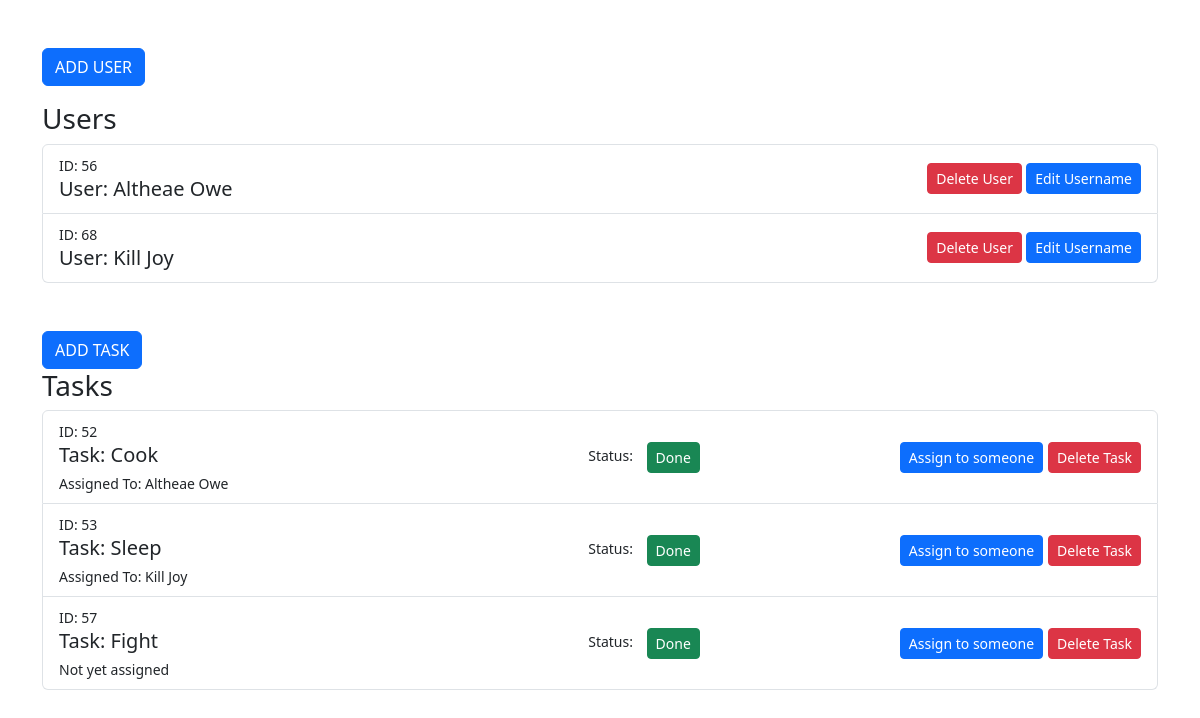
The page / on the database its author committed.
### tables this page shows
CREATE TABLE `users` (
  `userId` int(11) NOT NULL,
  `name` varchar(255) NOT NULL
);

CREATE TABLE `tasks` (
  `taskId` int(11) NOT NULL,
  `taskName` varchar(255) NOT NULL,
  `is_done` tinyint(1) DEFAULT 0,
  `userId` int(11) DEFAULT NULL
);

### Controller.php (called while the page is built, shortened)
<?php
class Database
{
    private $host = 'localhost';
    private $user = 'root';
    private $pass = '';
    private $name = 'tms';
    private $conn;
    public function __construct()
    {
        $this->conn = new mysqli($this->host, $this->user, $this->pass, $this->name);
    }
    public function establishConnection()
    {
        return $this->conn;
    }
}
class TaskManager
{
    private $db;
    public function __construct()
    {
        $this->db = new Database();
    }
public function getUsers()
    {
        $conn = $this->db->establishConnection();
        $userQuery = $conn->query("SELECT * FROM users");
        $users = [];
        while ($row = $userQuery->fetch_assoc()) {
            $users[] = $row;
        }
        return $users;
    }
    public function getTasks()
    {
        $conn = $this->db->establishConnection();
        $taskQuery = $conn->query("select * from tasks");
        $tasks = [];
        while ($row = $taskQuery->fetch_assoc()) {
            $tasks[] = $row;
        }
        return $tasks;
    }
public function getTaskUser($userId) {
    $conn = $this->db->establishConnection();
    $query = $conn->prepare("SELECT * FROM users WHERE userId = ?");
    $query->bind_param("i", $userId);
    $query->execute();
    $result = $query->get_result();
    $user = $result->fetch_assoc();
    return $user;
}
}
?>

### index.php (the view, shortened to what this page needs)
    <?php
    require_once('Controller.php');
    $taskManager = new TaskManager();
    $users = $taskManager->getUsers();
    $tasks = $taskManager->getTasks();
    ?>
<!DOCTYPE html>
<html lang="en">
<head>
    <link href="https://cdn.jsdelivr.net/npm/bootstrap@5.3.0/dist/css/bootstrap.min.css" rel="stylesheet">
</head>
<body>
<div class="container mt-5">
    <button type="button" class="btn btn-primary" data-bs-toggle="modal" data-bs-target="#addUserModal">ADD USER</button>
<h3>Users</h3>
<ul class="list-group">
    <?php foreach ($users as $user) : ?>
        <li class="list-group-item d-flex justify-content-between align-items-center">
            <div class="col">
                <small>ID: <?php echo $user['userId'] ?></small>
                <h5 class="mb-1">User: <?php echo $user['name']; ?></h5>
            </div>
            <form method="post">
                <button type="button" class="btn btn-danger btn-sm" onclick="confirmDeleteUser(<?php echo $user['userId']; ?>)">Delete User</button>
                <button type="button" class="btn btn-primary btn-sm" data-bs-toggle="modal" data-bs-target="#editUserModal<?php echo $user['userId']; ?>">Edit Username</button>
            </form>
        </li>
    <?php endforeach; ?>
</ul>
</div>
        <div class="container mt-5">
        <button type="button" class="btn btn-primary" data-bs-toggle="modal" data-bs-target="#addTaskModal">ADD TASK </button>
<h3>Tasks</h3>
<ul class="list-group">
    <?php foreach ($tasks as $task) : ?>
        <li class="list-group-item d-flex justify-content-between align-items-center">
            <div class="col">
                <small>ID: <?php echo $task['taskId'] ?></small>
                <h5 class="mb-1">Task: <?php echo $task['taskName']; ?></h5>
                <?php if ($task['userId'] == NULL) : ?>
                    <small>Not yet assigned</small>
                <?php else : ?>
                    <?php $user = $taskManager->getTaskUser($task['userId']); ?>
                    <small>Assigned To: <?php echo $user['name']; ?></small>
                <?php endif; ?>
            </div>
             <form method="post">
                <small style="margin-right: 10px;">Status:  </small>
                <button type="submit" class="btn <?php echo $task['is_done'] ? 'btn-success' : 'btn-danger'; ?> btn-sm" name="markDone" style="margin-right: 200px;">
                    <?php echo $task['is_done'] ? 'Done' : 'Pending'; ?>
                </button>
            </form>
            <form method="post">
                <button type="button" class="btn btn-primary btn-sm" style="margin-right: 5px;" data-bs-toggle="modal" data-bs-target="#editTaskDetailsModal_<?php echo $task['taskId']; ?>">Assign to someone</button>
            </form>
            <form method="post">
            <button type="button" class="btn btn-danger btn-sm" onclick="confirmDelete(<?php echo $task['taskId']; ?>)">Delete Task</button>
                        </form>
                    </li>
                <?php endforeach; ?>
            </ul>
</body>
</html>

### rows shown on the page
users: userId "56", name "Altheae Owe"
users: userId "68", name "Kill Joy"
tasks: taskId "52", taskName "Cook", userId.name "Altheae Owe", is_done "Done"
tasks: taskId "53", taskName "Sleep", userId.name "Kill Joy", is_done "Done"
tasks: taskId "57", taskName "Fight", shows "Not yet assigned", is_done "Done"
